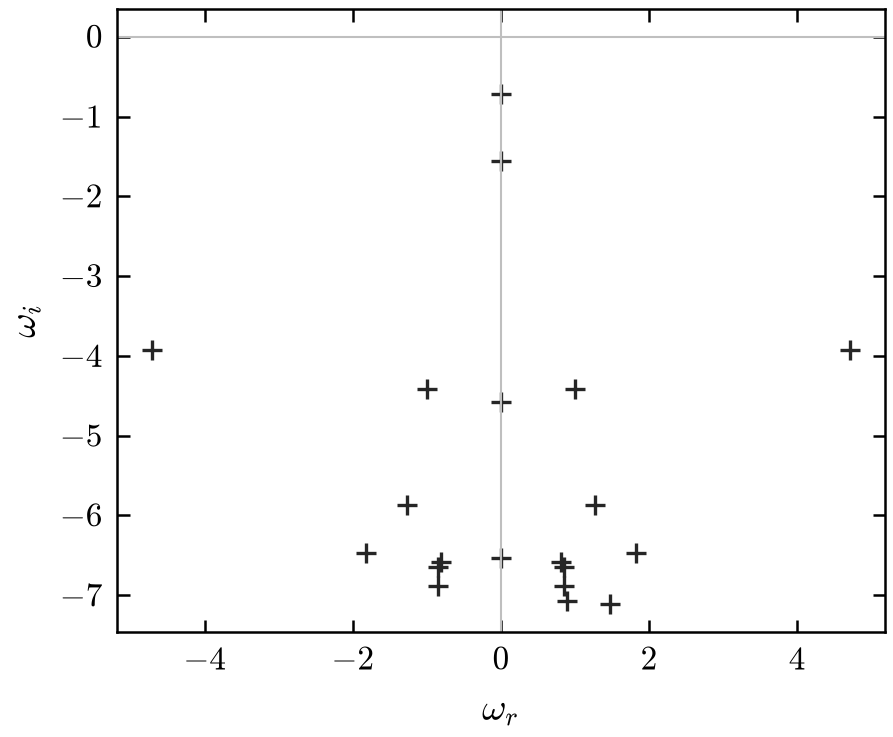

Reproduce this figure in Python.
# SPDX-License-Identifier: GPL-3.0-only
"""Fig 2: temporal spectrum from the sawtooth EVP run npz."""

from __future__ import annotations

import sys
from pathlib import Path

import matplotlib

matplotlib.use("Agg")
import matplotlib.pyplot as plt
import numpy as np

HERE = Path(__file__).resolve().parent
sys.path.insert(0, str(HERE.parents[1]))
from examples.figure_style import apply, save

SRC = HERE / "sawtooth_evp.npz"
DST = HERE / "sawtooth_fig2_spectrum.png"


def main() -> int:
    apply()
    if not SRC.exists():
        raise FileNotFoundError(f"missing EVP run file: {SRC}")
    data = np.load(SRC)
    if "omega" not in data.files:
        raise KeyError(f"{SRC} has no omega array")
    omega = np.asarray(data["omega"], dtype=complex).reshape(-1)
    fig, ax = plt.subplots(figsize=(3.3, 2.7))
    ax.plot(omega.real, omega.imag, "+", ms=5, mew=0.8, color="0.15")
    ax.axhline(0.0, color="0.75", lw=0.5)
    ax.axvline(0.0, color="0.75", lw=0.5)
    ax.set_xlabel(r"$\omega_r$")
    ax.set_ylabel(r"$\omega_i$")
    ax.tick_params(top=True, right=True)
    save(fig, DST)
    print(f"wrote {DST}")
    return 0


if __name__ == "__main__":
    raise SystemExit(main())
